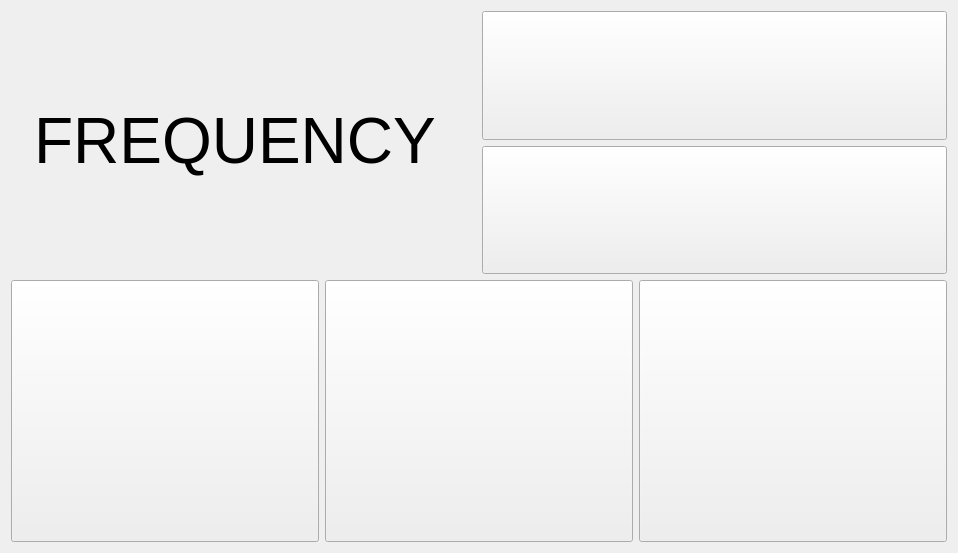
<?xml version="1.0" encoding="UTF-8"?>
<ui version="4.0">
 <class>radio_widget</class>
 <widget class="QWidget" name="radio_widget">
  <property name="geometry">
   <rect>
    <x>0</x>
    <y>0</y>
    <width>958</width>
    <height>553</height>
   </rect>
  </property>
  <property name="windowTitle">
   <string>Form</string>
  </property>
  <layout class="QVBoxLayout" name="verticalLayout">
   <item>
    <layout class="QHBoxLayout" name="upper_layout">
     <item>
      <layout class="QHBoxLayout" name="frequency_layout">
       <item alignment="Qt::AlignHCenter|Qt::AlignVCenter">
        <widget class="QLabel" name="frequency_label">
         <property name="font">
          <font>
           <pointsize>48</pointsize>
           <stylestrategy>PreferDefault</stylestrategy>
          </font>
         </property>
         <property name="focusPolicy">
          <enum>Qt::TabFocus</enum>
         </property>
         <property name="contextMenuPolicy">
          <enum>Qt::DefaultContextMenu</enum>
         </property>
         <property name="text">
          <string>FREQUENCY </string>
         </property>
        </widget>
       </item>
      </layout>
     </item>
     <item>
      <layout class="QVBoxLayout" name="control_layout">
       <item>
        <widget class="QPushButton" name="increment_button">
         <property name="sizePolicy">
          <sizepolicy hsizetype="Minimum" vsizetype="Preferred">
           <horstretch>0</horstretch>
           <verstretch>0</verstretch>
          </sizepolicy>
         </property>
         <property name="text">
          <string/>
         </property>
         <property name="icon">
          <iconset resource="resources/radio_resources.qrc">
           <normaloff>:/icons/upload.png</normaloff>:/icons/upload.png</iconset>
         </property>
         <property name="iconSize">
          <size>
           <width>100</width>
           <height>100</height>
          </size>
         </property>
        </widget>
       </item>
       <item>
        <widget class="QPushButton" name="decrement_button">
         <property name="sizePolicy">
          <sizepolicy hsizetype="Minimum" vsizetype="Preferred">
           <horstretch>0</horstretch>
           <verstretch>0</verstretch>
          </sizepolicy>
         </property>
         <property name="text">
          <string/>
         </property>
         <property name="icon">
          <iconset resource="resources/radio_resources.qrc">
           <normaloff>:/icons/down-arrow.png</normaloff>:/icons/down-arrow.png</iconset>
         </property>
         <property name="iconSize">
          <size>
           <width>100</width>
           <height>100</height>
          </size>
         </property>
        </widget>
       </item>
      </layout>
     </item>
    </layout>
   </item>
   <item>
    <layout class="QHBoxLayout" name="horizontalLayout">
     <property name="sizeConstraint">
      <enum>QLayout::SetDefaultConstraint</enum>
     </property>
     <item>
      <widget class="QPushButton" name="previous_button">
       <property name="sizePolicy">
        <sizepolicy hsizetype="Preferred" vsizetype="Preferred">
         <horstretch>0</horstretch>
         <verstretch>0</verstretch>
        </sizepolicy>
       </property>
       <property name="text">
        <string/>
       </property>
       <property name="icon">
        <iconset resource="resources/radio_resources.qrc">
         <normaloff>:/icons/previous.png</normaloff>:/icons/previous.png</iconset>
       </property>
       <property name="iconSize">
        <size>
         <width>100</width>
         <height>100</height>
        </size>
       </property>
      </widget>
     </item>
     <item>
      <widget class="QPushButton" name="mute_button">
       <property name="sizePolicy">
        <sizepolicy hsizetype="Preferred" vsizetype="Preferred">
         <horstretch>0</horstretch>
         <verstretch>0</verstretch>
        </sizepolicy>
       </property>
       <property name="minimumSize">
        <size>
         <width>0</width>
         <height>0</height>
        </size>
       </property>
       <property name="maximumSize">
        <size>
         <width>322</width>
         <height>16777215</height>
        </size>
       </property>
       <property name="text">
        <string/>
       </property>
       <property name="icon">
        <iconset resource="resources/radio_resources.qrc">
         <normaloff>:/icons/volume.png</normaloff>
         <normalon>:/icons/volume-mute.png</normalon>:/icons/volume.png</iconset>
       </property>
       <property name="iconSize">
        <size>
         <width>100</width>
         <height>100</height>
        </size>
       </property>
      </widget>
     </item>
     <item>
      <widget class="QPushButton" name="next_button">
       <property name="enabled">
        <bool>true</bool>
       </property>
       <property name="sizePolicy">
        <sizepolicy hsizetype="Preferred" vsizetype="Preferred">
         <horstretch>0</horstretch>
         <verstretch>0</verstretch>
        </sizepolicy>
       </property>
       <property name="minimumSize">
        <size>
         <width>0</width>
         <height>0</height>
        </size>
       </property>
       <property name="maximumSize">
        <size>
         <width>16777196</width>
         <height>16777215</height>
        </size>
       </property>
       <property name="sizeIncrement">
        <size>
         <width>0</width>
         <height>0</height>
        </size>
       </property>
       <property name="text">
        <string/>
       </property>
       <property name="icon">
        <iconset resource="resources/radio_resources.qrc">
         <normaloff>:/icons/forward-button.png</normaloff>:/icons/forward-button.png</iconset>
       </property>
       <property name="iconSize">
        <size>
         <width>100</width>
         <height>100</height>
        </size>
       </property>
      </widget>
     </item>
    </layout>
   </item>
  </layout>
 </widget>
 <resources>
  <include location="resources/radio_resources.qrc"/>
 </resources>
 <connections/>
</ui>
